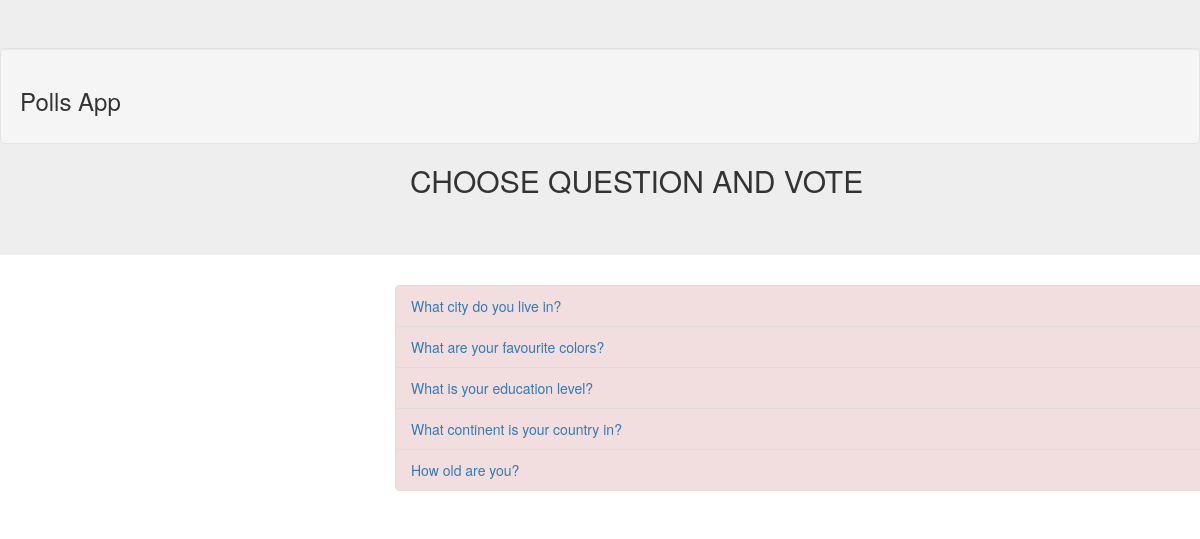
The app's page /pollsproject1/, older data.
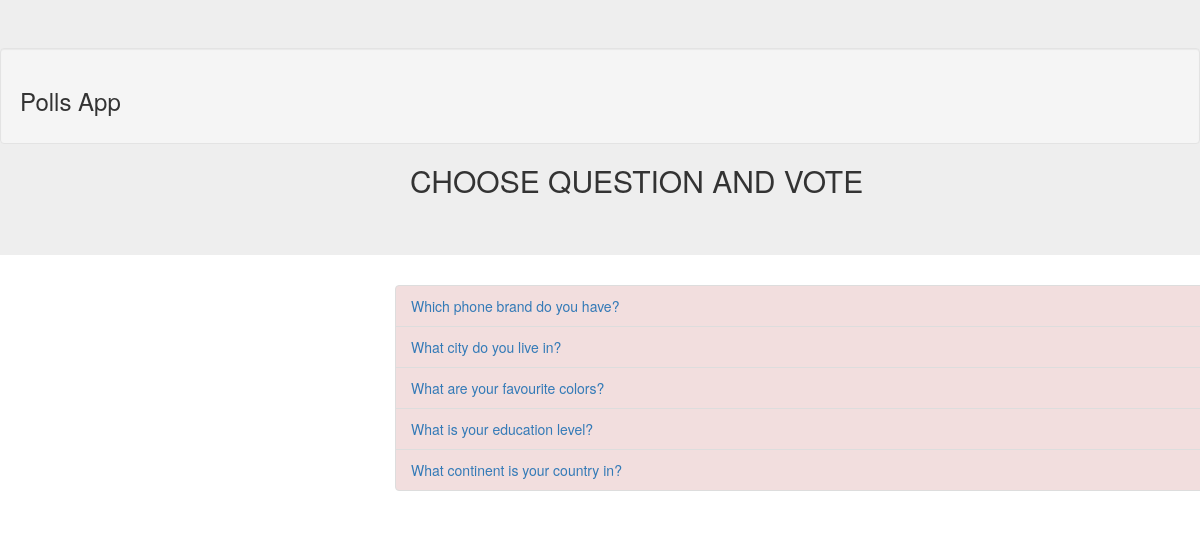
The same page, newer data.
### pollsproject1/models.py (models this page shows, shortened)
class Question(models.Model):
    question_text = models.CharField(max_length=200)
    pub_date = models.DateTimeField('date published')
    def was_published_recently(self):
        now = timezone.now()
        return now - datetime.timedelta(days=1) <= self.pub_date <= now
    was_published_recently.admin_order_field = 'pub_date'
    was_published_recently.boolean = True
    was_published_recently.short_description = 'Published recently?'

### pollsproject1/views.py (the view)
# urls.py: path('', views.IndexView.as_view(), name='index'),
class IndexView(generic.ListView):
    template_name = 'pollsproject1/index.html'
    context_object_name = 'latest_question_list'
    def get_queryset(self):
        return Question.objects.filter(
            pub_date__lte=timezone.now()
    ).order_by('-pub_date')[:5]

### templates/pollsproject1/index.html (shortened to what this page needs)
{% load static %}
<!doctype html>
<html>
<head>
<link rel="stylesheet" href="https://maxcdn.bootstrapcdn.com/bootstrap/3.4.0/css/bootstrap.min.css">
</head>
<body>
 <div class="jumbotron" >
  <div class="well">
    <h3>Polls App</h3>
  </div>
<h2>CHOOSE QUESTION  AND VOTE</h2>
 </div>
<div id="content" name="content" class="main">
    <div class="row justify-content-center">
      <div class="col-8">
{% if latest_question_list %}
    <ul class="list-group list-group-flush">
    {% for question in latest_question_list %}
       <li class="list-group-item list-group-item-danger"><a href="{% url 'pollsproject1:detail' question.id %}">{{ question.question_text }}</a></li>
    {% endfor %}
    </ul>
{% else %}
    <p>No polls are available.</p>
{% endif %}
</div>
    </div>
       </div>
</body>
</html>

Row changes from the older to the newer data that the page shows:
no longer on this page (row unchanged): Question: question_text "How old are you?"
added Question: question_text "Which phone brand do you have?"
